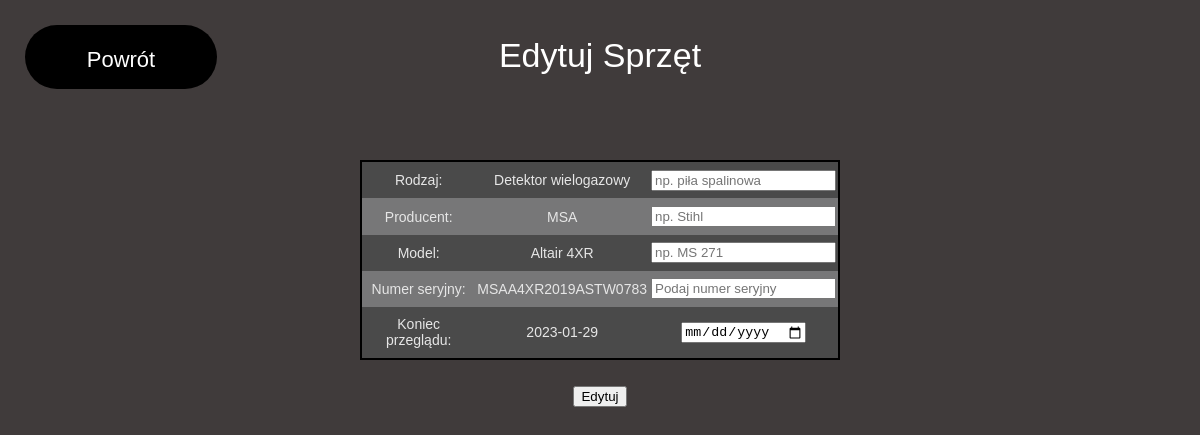
Page /OSP_WebApp/spr_edit.php?ident=2 on the committed database.
### tables this page shows
CREATE TABLE `sprzet` (
  `id` int(11) NOT NULL,
  `rodzaj` text NOT NULL,
  `producent` text DEFAULT NULL,
  `model` text DEFAULT NULL,
  `nr_seryjny` text DEFAULT NULL,
  `koniec_przegladu` date NOT NULL
);

### OSP_WebApp/spr_edit.php (the view, shortened to what this page needs)
<html>
<head>
</head>
<body>
    <a href="spr_show.php">
        <div id="back">
            <p id="jeden">Powrót</p>
        </div>
    </a>
    <p id="dwa">Edytuj Sprzęt</p>
    <div id="dane">
        <?php
            $ind=$_GET["ident"];
            $polaczenie=mysqli_connect("localhost","root","","straz")
            or die ("Nie mozna polaczyc z baza");
            $zapytanie="SELECT * FROM sprzet WHERE id='$ind'";
            $wynik=mysqli_query($polaczenie,$zapytanie);
            echo "<form method='POST' action=''>";
            echo "<table>";
            while($res=mysqli_fetch_array($wynik))
            {
                echo "<tr>";
                echo "<td>Rodzaj: </td><td>".$res['rodzaj']."</td><td> <input type='text' name='rodzaj' placeholder='np. piła spalinowa'></td>";
                echo "</tr>";
                echo "<tr>";
                echo "<td>Producent: </td><td>".$res['producent']."</td><td> <input type='text' name='producent' placeholder='np. Stihl'></td>";
                echo "</tr>";
                echo "<tr>";
                echo "<td>Model: </td><td>".$res['model']."</td><td> <input type='text' name='model' placeholder='np. MS 271'></td>";
                echo "</tr>";
                echo "<tr>";
                echo "<td>Numer seryjny: </td><td>".$res['nr_seryjny']."</td><td> <input type='text' name='numer' placeholder='Podaj numer seryjny'></td>";
                echo "</tr>";
                echo "<tr>";
                echo "<td>Koniec przeglądu: </td><td>".$res['koniec_przegladu']."</td><td> <input type='date' name='przeglad'></td>";
                echo "</tr>";
            }
            echo "</table></br>";
            echo "<input type='submit' value='Edytuj'>";
            echo "</form>";
        ?>
    </div>
</body>
</html>

### OSP_WebApp/spr_edit.php (style rules this page uses)
body { background-color: #403b3b; }
#back { color: white; background-color: black; height: 8%; width: 16%; top: 25px; left: 25px; text-align: center; position: absolute; border-radius: 50px; }
#jeden { text-align: center; font-family: "Comic Sans MS", cursive, sans-serif; font-size: 22px; }
#dwa { text-align: center; font-size: 34px; font-family: "Comic Sans MS", cursive, sans-serif; color: white; margin-top: 3%; }
#dane { width:40%; height:50%; text-align:center; position: absolute; top:20%; left:30%; color:white; font-size:22px; }
table { font-family: "Comic Sans MS", cursive, sans-serif; border: 2px solid #000000; background-color: #4A4A4A; width: 100%; height: 200px; text-align: center; border-collapse: collapse; }
td { border: 0px solid #4A4A4A; padding: 3px 2px; }
tr:nth-child(even) { background: #777778; }
tbody td { font-size: 14px; color: #E6E6E6; }

### rows in the picture
sprzet: rodzaj "Detektor wielogazowy", producent "MSA", model "Altair 4XR", nr_seryjny "MSAA4XR2019ASTW0783", koniec_przegladu "2023-01-29"
